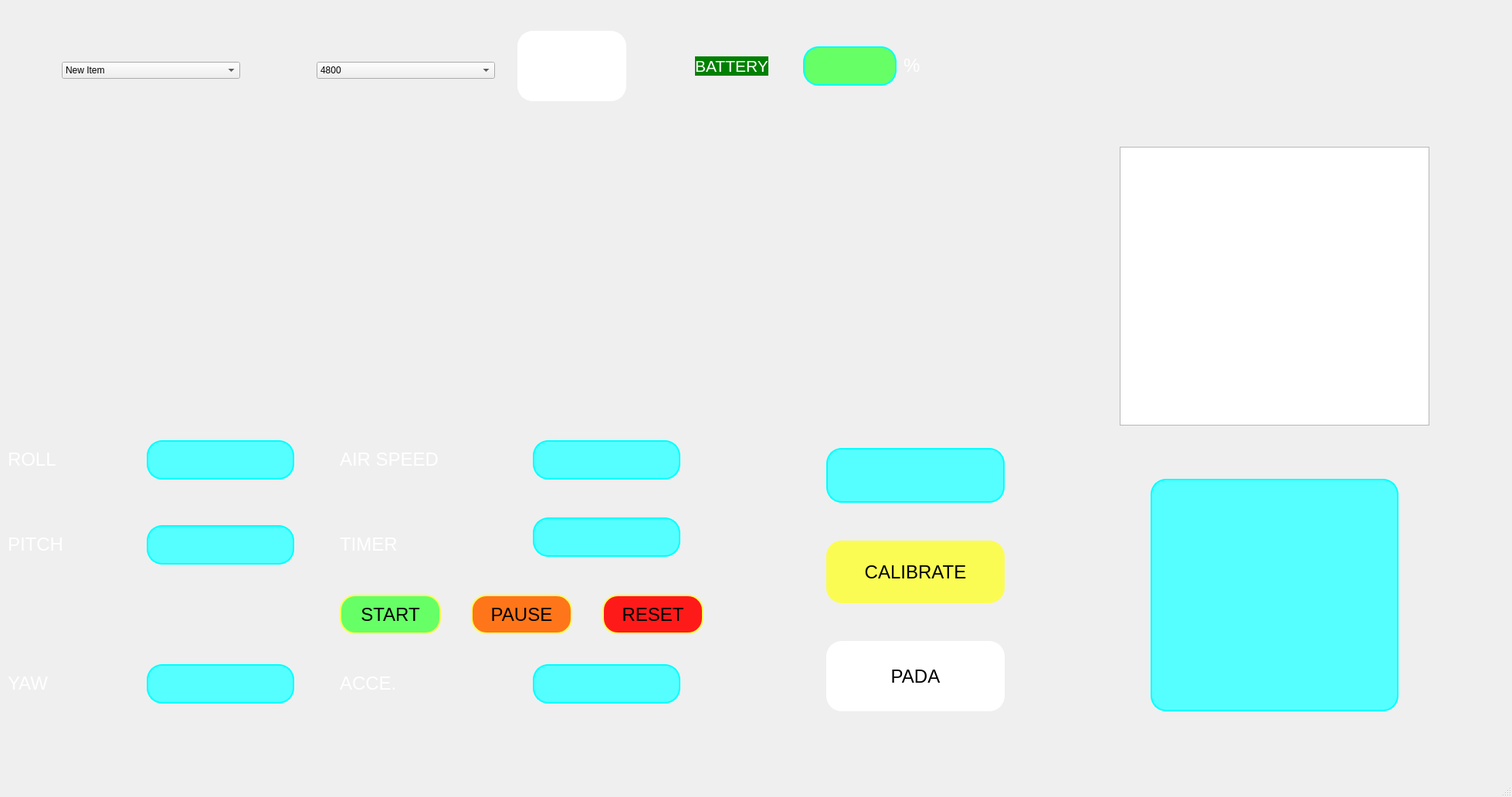
<?xml version="1.0" encoding="UTF-8"?>
<ui version="4.0">
 <class>MainWindow</class>
 <widget class="QMainWindow" name="MainWindow">
  <property name="geometry">
   <rect>
    <x>0</x>
    <y>0</y>
    <width>1958</width>
    <height>1032</height>
   </rect>
  </property>
  <property name="windowTitle">
   <string>MainWindow</string>
  </property>
  <property name="styleSheet">
   <string notr="true"/>
  </property>
  <widget class="QWidget" name="centralwidget">
   <widget class="QLabel" name="background_image">
    <property name="geometry">
     <rect>
      <x>10</x>
      <y>-50</y>
      <width>1951</width>
      <height>1001</height>
     </rect>
    </property>
    <property name="styleSheet">
     <string notr="true">background-image: url(:/k/k.png);</string>
    </property>
    <property name="text">
     <string/>
    </property>
   </widget>
   <widget class="Widget" name="Yaw_image" native="true">
    <property name="geometry">
     <rect>
      <x>130</x>
      <y>210</y>
      <width>171</width>
      <height>191</height>
     </rect>
    </property>
   </widget>
   <widget class="Widgets" name="Pitch_image" native="true">
    <property name="geometry">
     <rect>
      <x>600</x>
      <y>210</y>
      <width>211</width>
      <height>191</height>
     </rect>
    </property>
   </widget>
   <widget class="Cool" name="roll_image" native="true">
    <property name="geometry">
     <rect>
      <x>1100</x>
      <y>210</y>
      <width>211</width>
      <height>191</height>
     </rect>
    </property>
   </widget>
   <widget class="QLabel" name="Roll_text">
    <property name="geometry">
     <rect>
      <x>10</x>
      <y>570</y>
      <width>151</width>
      <height>51</height>
     </rect>
    </property>
    <property name="styleSheet">
     <string notr="true">
color: rgb(255, 255, 255);</string>
    </property>
    <property name="text">
     <string>&lt;html&gt;&lt;head/&gt;&lt;body&gt;&lt;p&gt;&lt;span style=&quot; font-size:18pt;&quot;&gt;ROLL&lt;/span&gt;&lt;/p&gt;&lt;/body&gt;&lt;/html&gt;</string>
    </property>
   </widget>
   <widget class="QLabel" name="Pitch_text">
    <property name="geometry">
     <rect>
      <x>10</x>
      <y>680</y>
      <width>151</width>
      <height>51</height>
     </rect>
    </property>
    <property name="styleSheet">
     <string notr="true">
color: rgb(255, 255, 255);</string>
    </property>
    <property name="text">
     <string>&lt;html&gt;&lt;head/&gt;&lt;body&gt;&lt;p&gt;&lt;span style=&quot; font-size:18pt;&quot;&gt;PITCH&lt;/span&gt;&lt;/p&gt;&lt;/body&gt;&lt;/html&gt;</string>
    </property>
   </widget>
   <widget class="QLabel" name="Yaw_text">
    <property name="geometry">
     <rect>
      <x>10</x>
      <y>860</y>
      <width>151</width>
      <height>51</height>
     </rect>
    </property>
    <property name="styleSheet">
     <string notr="true">
color: rgb(255, 255, 255);</string>
    </property>
    <property name="text">
     <string>&lt;html&gt;&lt;head/&gt;&lt;body&gt;&lt;p&gt;&lt;span style=&quot; font-size:18pt;&quot;&gt;YAW&lt;/span&gt;&lt;/p&gt;&lt;/body&gt;&lt;/html&gt;</string>
    </property>
   </widget>
   <widget class="QLabel" name="Air_speed_text">
    <property name="geometry">
     <rect>
      <x>440</x>
      <y>570</y>
      <width>151</width>
      <height>51</height>
     </rect>
    </property>
    <property name="styleSheet">
     <string notr="true">
color: rgb(255, 255, 255);</string>
    </property>
    <property name="text">
     <string>&lt;html&gt;&lt;head/&gt;&lt;body&gt;&lt;p&gt;&lt;span style=&quot; font-size:18pt;&quot;&gt;AIR SPEED&lt;/span&gt;&lt;/p&gt;&lt;/body&gt;&lt;/html&gt;</string>
    </property>
   </widget>
   <widget class="QLabel" name="Timer_text">
    <property name="geometry">
     <rect>
      <x>440</x>
      <y>680</y>
      <width>151</width>
      <height>51</height>
     </rect>
    </property>
    <property name="styleSheet">
     <string notr="true">
color: rgb(255, 255, 255);</string>
    </property>
    <property name="text">
     <string>&lt;html&gt;&lt;head/&gt;&lt;body&gt;&lt;p&gt;&lt;span style=&quot; font-size:18pt;&quot;&gt;TIMER&lt;/span&gt;&lt;/p&gt;&lt;/body&gt;&lt;/html&gt;</string>
    </property>
   </widget>
   <widget class="QLabel" name="Timer_text_2">
    <property name="geometry">
     <rect>
      <x>440</x>
      <y>860</y>
      <width>151</width>
      <height>51</height>
     </rect>
    </property>
    <property name="styleSheet">
     <string notr="true">
color: rgb(255, 255, 255);</string>
    </property>
    <property name="text">
     <string>&lt;html&gt;&lt;head/&gt;&lt;body&gt;&lt;p&gt;&lt;span style=&quot; font-size:18pt;&quot;&gt;ACCE.&lt;/span&gt;&lt;/p&gt;&lt;/body&gt;&lt;/html&gt;</string>
    </property>
   </widget>
   <widget class="QPushButton" name="calibrate_button">
    <property name="geometry">
     <rect>
      <x>1070</x>
      <y>700</y>
      <width>231</width>
      <height>81</height>
     </rect>
    </property>
    <property name="styleSheet">
     <string notr="true">QPushButton{
	border :2px solid rgb(251,252,83);
	border-radius:20px;
	background-color: rgb(251,252,83);
 	font-size:24px;
}
QPushButton:hover{
	background-colour:rgb(255, 255, 127)
}</string>
    </property>
    <property name="text">
     <string>CALIBRATE</string>
    </property>
   </widget>
   <widget class="QPushButton" name="PADA_button">
    <property name="geometry">
     <rect>
      <x>1070</x>
      <y>830</y>
      <width>231</width>
      <height>91</height>
     </rect>
    </property>
    <property name="styleSheet">
     <string notr="true">QPushButton{
	border :2px solid rgb(255,255,255);
	border-radius:20px;
	background-color: rgb(255,255,255);
	font-size:24px
}
QPushButton:hover{
	background-colour:rgb(198, 198, 198)
}</string>
    </property>
    <property name="text">
     <string>PADA</string>
    </property>
   </widget>
   <widget class="PlotWidget" name="graphicsView">
    <property name="geometry">
     <rect>
      <x>1450</x>
      <y>190</y>
      <width>401</width>
      <height>361</height>
     </rect>
    </property>
   </widget>
   <widget class="QComboBox" name="comboBox">
    <property name="geometry">
     <rect>
      <x>80</x>
      <y>80</y>
      <width>231</width>
      <height>22</height>
     </rect>
    </property>
    <item>
     <property name="text">
      <string>New Item</string>
     </property>
    </item>
    <item>
     <property name="text">
      <string>New Item</string>
     </property>
    </item>
    <item>
     <property name="text">
      <string>New Item</string>
     </property>
    </item>
    <item>
     <property name="text">
      <string>New Item</string>
     </property>
    </item>
    <item>
     <property name="text">
      <string>New Item</string>
     </property>
    </item>
    <item>
     <property name="text">
      <string>New Item</string>
     </property>
    </item>
    <item>
     <property name="text">
      <string>New Item</string>
     </property>
    </item>
    <item>
     <property name="text">
      <string>New Item</string>
     </property>
    </item>
    <item>
     <property name="text">
      <string>New Item</string>
     </property>
    </item>
    <item>
     <property name="text">
      <string>New Item</string>
     </property>
    </item>
    <item>
     <property name="text">
      <string>New Item</string>
     </property>
    </item>
   </widget>
   <widget class="QComboBox" name="comboBox_2">
    <property name="geometry">
     <rect>
      <x>410</x>
      <y>80</y>
      <width>231</width>
      <height>22</height>
     </rect>
    </property>
    <item>
     <property name="text">
      <string>4800</string>
     </property>
    </item>
    <item>
     <property name="text">
      <string>9600</string>
     </property>
    </item>
    <item>
     <property name="text">
      <string>19200</string>
     </property>
    </item>
    <item>
     <property name="text">
      <string>38400</string>
     </property>
    </item>
    <item>
     <property name="text">
      <string>57600</string>
     </property>
    </item>
    <item>
     <property name="text">
      <string>111100</string>
     </property>
    </item>
    <item>
     <property name="text">
      <string>115200</string>
     </property>
    </item>
    <item>
     <property name="text">
      <string>230400</string>
     </property>
    </item>
   </widget>
   <widget class="QLabel" name="label_8">
    <property name="geometry">
     <rect>
      <x>900</x>
      <y>60</y>
      <width>151</width>
      <height>51</height>
     </rect>
    </property>
    <property name="styleSheet">
     <string notr="true">
color: rgb(255, 255, 255);</string>
    </property>
    <property name="text">
     <string>&lt;html&gt;&lt;head/&gt;&lt;body&gt;&lt;p&gt;&lt;span style=&quot; font-size:16pt;background-color:green;&quot;&gt;BATTERY&lt;/span&gt;&lt;/p&gt;&lt;/body&gt;&lt;/html&gt;</string>
    </property>
   </widget>
   <widget class="QLineEdit" name="lineEdit_7">
    <property name="geometry">
     <rect>
      <x>1040</x>
      <y>60</y>
      <width>121</width>
      <height>51</height>
     </rect>
    </property>
    <property name="styleSheet">
     <string notr="true">QLineEdit{
	border :2px solid rgb(0, 255, 255);
	border-radius:20px;
	background-color: rgb(102, 255, 102);
}</string>
    </property>
   </widget>
   <widget class="QLabel" name="label_9">
    <property name="geometry">
     <rect>
      <x>1170</x>
      <y>60</y>
      <width>151</width>
      <height>51</height>
     </rect>
    </property>
    <property name="styleSheet">
     <string notr="true">
color: rgb(255, 255, 255);</string>
    </property>
    <property name="text">
     <string>&lt;html&gt;&lt;head/&gt;&lt;body&gt;&lt;p&gt;&lt;span style=&quot; font-size:18pt;&quot;&gt;%&lt;/span&gt;&lt;/p&gt;&lt;/body&gt;&lt;/html&gt;</string>
    </property>
   </widget>
   <widget class="QPushButton" name="pushButton">
    <property name="geometry">
     <rect>
      <x>670</x>
      <y>40</y>
      <width>141</width>
      <height>91</height>
     </rect>
    </property>
    <property name="styleSheet">
     <string notr="true">QPushButton{
	border :2px solid rgb(255,255,255);
	border-radius:20px;
	background-color: rgb(255,255,255);
 	background-image:url(:/con/resize-connect(140x92).png);
	font-size:24px;
}</string>
    </property>
    <property name="text">
     <string/>
    </property>
   </widget>
   <widget class="QLabel" name="label_10">
    <property name="geometry">
     <rect>
      <x>1620</x>
      <y>30</y>
      <width>141</width>
      <height>121</height>
     </rect>
    </property>
    <property name="styleSheet">
     <string notr="true">QLabel{background-image:url(:/logo/resize-vaayuindia1_150x120_-removebg.png)}</string>
    </property>
    <property name="text">
     <string/>
    </property>
   </widget>
   <widget class="QLabel" name="roll_label">
    <property name="geometry">
     <rect>
      <x>190</x>
      <y>570</y>
      <width>191</width>
      <height>51</height>
     </rect>
    </property>
    <property name="styleSheet">
     <string notr="true">QLabel{
	border :2px solid rgb(0, 255, 255);
	border-radius:20px;
	background-color: rgb(85, 255, 255);}</string>
    </property>
    <property name="text">
     <string/>
    </property>
   </widget>
   <widget class="QLabel" name="yaw_label">
    <property name="geometry">
     <rect>
      <x>190</x>
      <y>860</y>
      <width>191</width>
      <height>51</height>
     </rect>
    </property>
    <property name="styleSheet">
     <string notr="true">QLabel{
	border :2px solid rgb(0, 255, 255);
	border-radius:20px;
	background-color: rgb(85, 255, 255);}</string>
    </property>
    <property name="text">
     <string/>
    </property>
   </widget>
   <widget class="QLabel" name="pitch_label">
    <property name="geometry">
     <rect>
      <x>190</x>
      <y>680</y>
      <width>191</width>
      <height>51</height>
     </rect>
    </property>
    <property name="styleSheet">
     <string notr="true">QLabel{
	border :2px solid rgb(0, 255, 255);
	border-radius:20px;
	background-color: rgb(85, 255, 255);}</string>
    </property>
    <property name="text">
     <string/>
    </property>
   </widget>
   <widget class="QLabel" name="air_speed_label">
    <property name="geometry">
     <rect>
      <x>690</x>
      <y>570</y>
      <width>191</width>
      <height>51</height>
     </rect>
    </property>
    <property name="styleSheet">
     <string notr="true">QLabel{
	border :2px solid rgb(0, 255, 255);
	border-radius:20px;
	background-color: rgb(85, 255, 255);}</string>
    </property>
    <property name="text">
     <string/>
    </property>
   </widget>
   <widget class="QLabel" name="timer_label">
    <property name="geometry">
     <rect>
      <x>690</x>
      <y>670</y>
      <width>191</width>
      <height>51</height>
     </rect>
    </property>
    <property name="styleSheet">
     <string notr="true">QLabel{
	border :2px solid rgb(0, 255, 255);
	border-radius:20px;
	background-color: rgb(85, 255, 255);}</string>
    </property>
    <property name="text">
     <string/>
    </property>
   </widget>
   <widget class="QLabel" name="acce_label">
    <property name="geometry">
     <rect>
      <x>690</x>
      <y>860</y>
      <width>191</width>
      <height>51</height>
     </rect>
    </property>
    <property name="styleSheet">
     <string notr="true">QLabel{
	border :2px solid rgb(0, 255, 255);
	border-radius:20px;
	background-color: rgb(85, 255, 255);}</string>
    </property>
    <property name="text">
     <string/>
    </property>
   </widget>
   <widget class="QLabel" name="altitude_meter_PADA_static">
    <property name="geometry">
     <rect>
      <x>1070</x>
      <y>580</y>
      <width>231</width>
      <height>71</height>
     </rect>
    </property>
    <property name="styleSheet">
     <string notr="true">QLabel{
	border :2px solid rgb(0, 255, 255);
	border-radius:20px;
	background-color: rgb(85, 255, 255);}</string>
    </property>
    <property name="text">
     <string/>
    </property>
   </widget>
   <widget class="QLabel" name="altitudemeter_PADA_continuous">
    <property name="geometry">
     <rect>
      <x>1490</x>
      <y>620</y>
      <width>321</width>
      <height>301</height>
     </rect>
    </property>
    <property name="styleSheet">
     <string notr="true">QLabel{
	border :2px solid rgb(0, 255, 255);
	border-radius:20px;
	background-color: rgb(85, 255, 255);}</string>
    </property>
    <property name="text">
     <string/>
    </property>
   </widget>
   <widget class="QPushButton" name="start_button">
    <property name="geometry">
     <rect>
      <x>440</x>
      <y>770</y>
      <width>131</width>
      <height>51</height>
     </rect>
    </property>
    <property name="styleSheet">
     <string notr="true">QPushButton{
	border :2px solid rgb(251,252,83);
	border-radius:20px;
	background-color: rgb(102,255,102);
 	font-size:24px;
}</string>
    </property>
    <property name="text">
     <string>START</string>
    </property>
   </widget>
   <widget class="QPushButton" name="pause_button">
    <property name="geometry">
     <rect>
      <x>610</x>
      <y>770</y>
      <width>131</width>
      <height>51</height>
     </rect>
    </property>
    <property name="styleSheet">
     <string notr="true">QPushButton{
	border :2px solid rgb(251,252,83);
	border-radius:20px;
	background-color: rgb(255,117,26);
 	font-size:24px;
}</string>
    </property>
    <property name="text">
     <string>PAUSE</string>
    </property>
   </widget>
   <widget class="QPushButton" name="reset_button">
    <property name="geometry">
     <rect>
      <x>780</x>
      <y>770</y>
      <width>131</width>
      <height>51</height>
     </rect>
    </property>
    <property name="styleSheet">
     <string notr="true">QPushButton{
	border :2px solid rgb(251,252,83);
	border-radius:20px;
	background-color: rgb(255,26,26);
 	font-size:24px;
}</string>
    </property>
    <property name="text">
     <string>RESET</string>
    </property>
   </widget>
  </widget>
  <widget class="QMenuBar" name="menubar">
   <property name="geometry">
    <rect>
     <x>0</x>
     <y>0</y>
     <width>1958</width>
     <height>26</height>
    </rect>
   </property>
  </widget>
  <widget class="QStatusBar" name="statusbar"/>
 </widget>
 <customwidgets>
  <customwidget>
   <class>Widget</class>
   <extends>QWidget</extends>
   <header>compass.h</header>
   <container>1</container>
  </customwidget>
  <customwidget>
   <class>Widgets</class>
   <extends>QWidget</extends>
   <header>Pitch.h</header>
   <container>1</container>
  </customwidget>
  <customwidget>
   <class>Cool</class>
   <extends>QWidget</extends>
   <header>roll1.h</header>
   <container>1</container>
  </customwidget>
  <customwidget>
   <class>PlotWidget</class>
   <extends>QGraphicsView</extends>
   <header>pyqtgraph</header>
  </customwidget>
 </customwidgets>
 <resources>
  <include location="d.qrc"/>
  <include location="logo.qrc"/>
  <include location="con.qrc"/>
 </resources>
 <connections/>
</ui>
